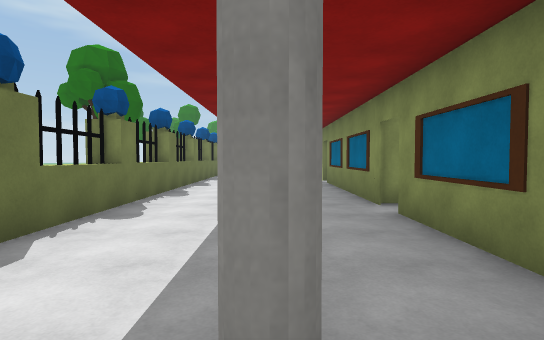
view 1 (above)

16 first-person views from a walk through a scene from a Unity 3-D project. The camera is 1.5 m above the floor, tilts 2° down and sees 80° across. The floor is counted in squares, 1.8 m on a side. Each view is taken from the middle of a square. On the plan, view 1 faces up. The plan holds only what a view shows up to about 11 squares ahead; the rest is blank. The place goes on beyond the plan. The player character is not drawn. Some animated figures are not drawn. Surface patterns are stand-ins for the level's own textures.

view 2
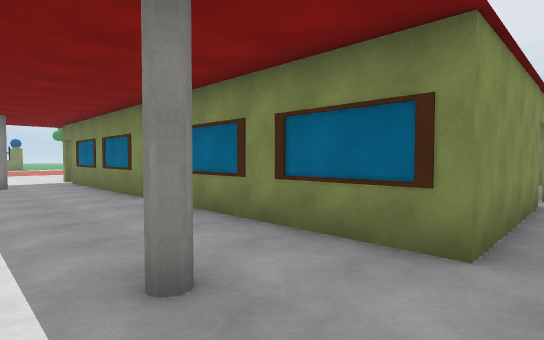

view 3
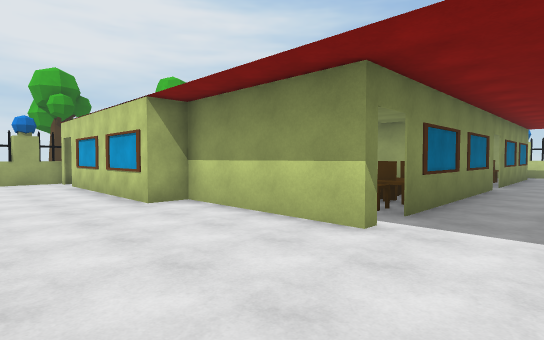

view 4
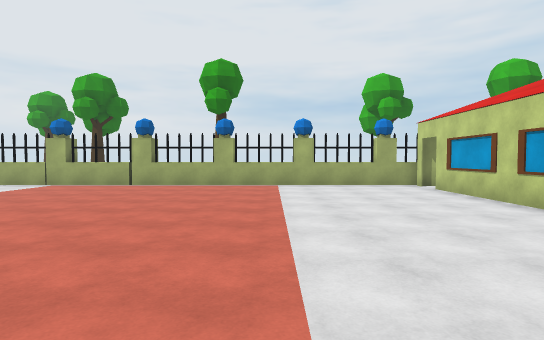

view 5
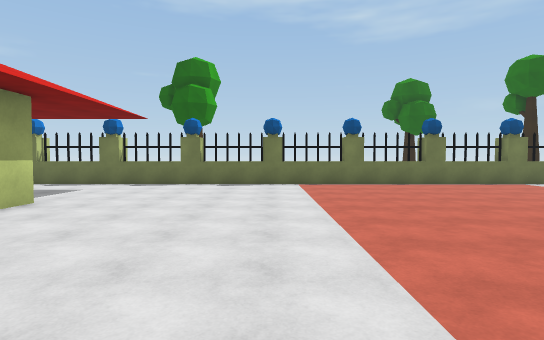

view 6
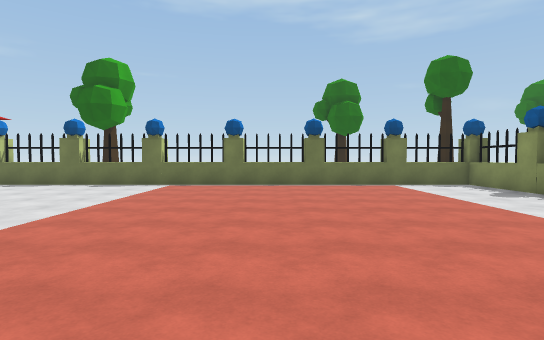

view 7
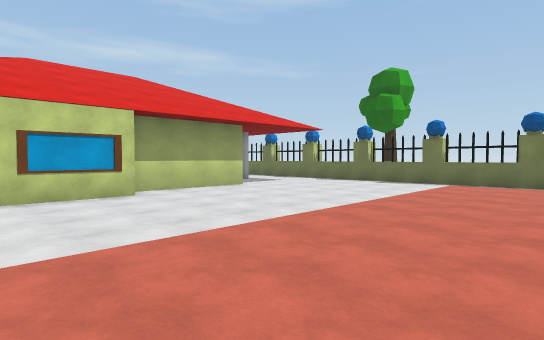

view 8
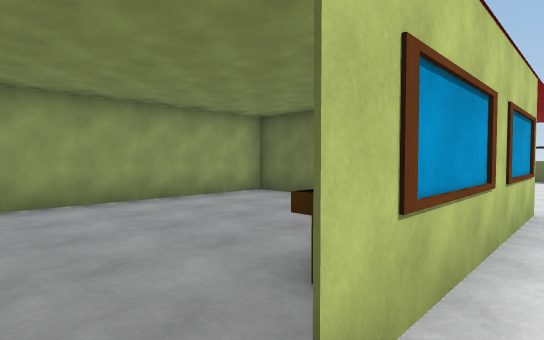

view 9
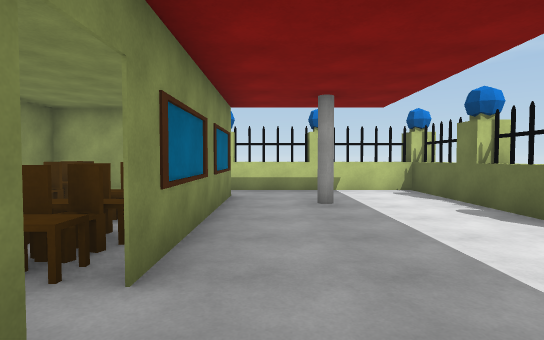

view 10
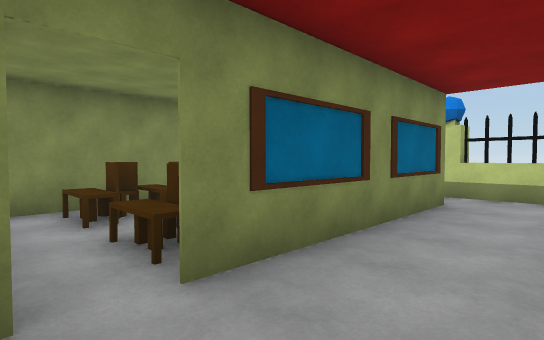

view 11
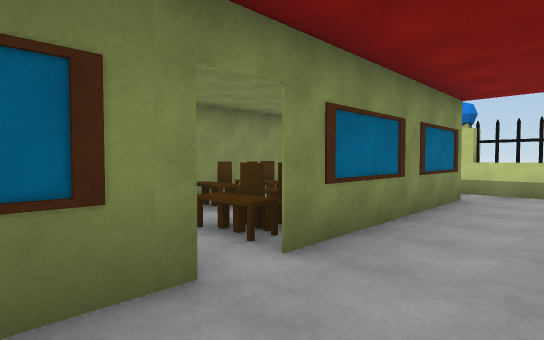

view 12
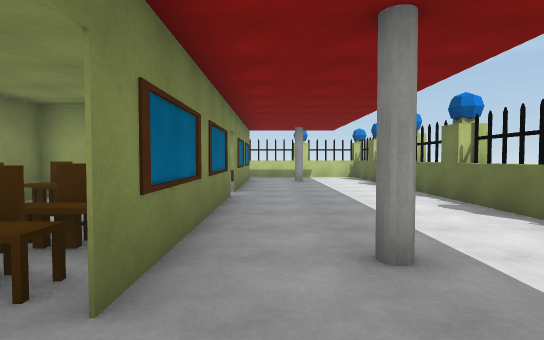

view 13
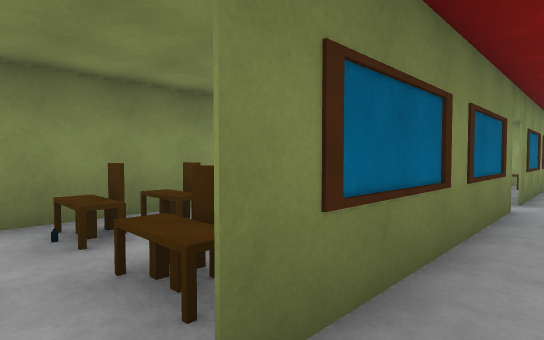

view 14
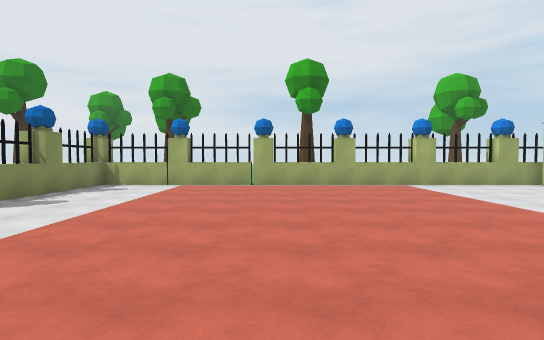

view 15
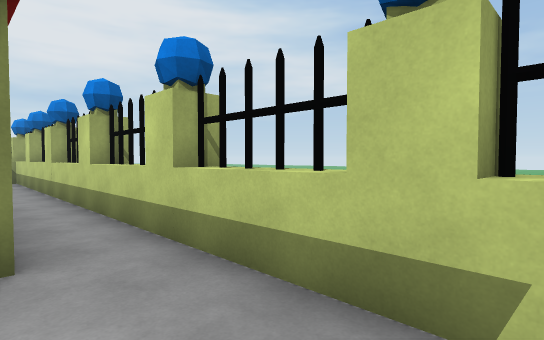

view 16
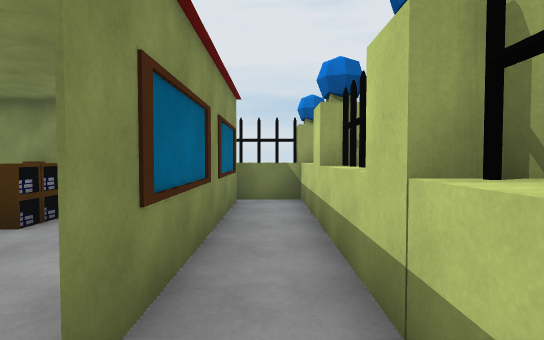

### Floor plan
Key: @ floor where view 1 was taken; # wall or solid block; . floor; ^ raised ledge; O other object.
Columns run from 3 left of view 1 to 13 right of it. Each row starts with its distance up from view 1.
 26 ^.....   .......^
 25 #...............#
 24 #...............^
 23 ^...............^
 22 #...............#
 21 ^...............^
 20 #...............#
 19 ^...............^
 18 ^...............^
 17 #...............#
 16 ^...............^
 15 ^...............#
 14 #...............#
 13 ^........OOOOOOO^
 12 #....OOOOO  OO.O
 11 ^....OOOOO ....O
 10 ^..O.OOOOO.....O
  9 #....OO  O.....O
  8 ^....O .OOOOOOO
  7 ^....O OOO
  6 #....OOOOO
  5 ^....OOOOO
  4 #....OOOOO     O
  3 #....OOOOO     O
  2 ^....OOOOO   OO
  1 #..#.O OOO ...
  0 #..@.OOOOOOOOOOO^
 -1 ^...............^
 -2 #^^#^#^^#^##^####

Positions as (right, up) in squares from view 1, and headings:
1: (0, 0), facing up
2: (-1, -1), facing up-right
3: (0, 16), facing down-right
4: (2, 18), facing right
5: (8, 17), facing left
6: (8, 21), facing left
7: (9, 21), facing down-left
8: (12, 14), facing down-left
9: (1, 7), facing down
10: (0, 6), facing down-right
11: (0, 7), facing down-right
12: (1, 13), facing down
13: (1, 12), facing down-right
14: (2, 22), facing right
15: (-1, 0), facing down-right
16: (6, -1), facing right
